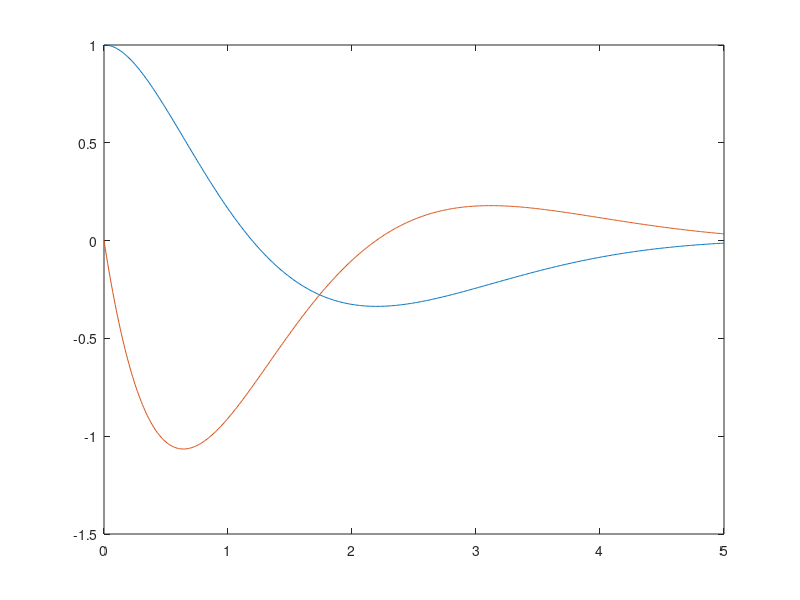

MATLAB code for this plot:
clear

% 状態表現
m = 0.1;
d = 0.01;
L = 0.1;
I = (1/3)*m*L^2;

A = [0 1; 0 -d/I];
B = [0; 1/I];
C = [1 0];
D = 0;

u = 0;
x0 = [1; 0];
x = x0;
v = [0; 0];
dt = 0.01;

dx = A * x + B * u + v;
y = C * x;

r = 0;
dz = r - y;
z=0;
z = z + dz * dt;
xb = [x; z];

Ab = [A zeros(2, 1); -C 0];
Bb = [B; 0];
dxb = Ab * [x; z] + Bb * u + [v; r]


% 可制御性
Uc = [Bb Ab*Bb Ab^2*Bb];
det(Uc)

% ゲインを求める
p = [-1 -1+i -1-i];
K = place(Ab, Bb, p);
F = [K(1) K(2)];
k = -K(3);

t = 0 : dt : 5;
z = 0;
x1 = [];
x2 = [];
for n = t
    dxb = Ab * [x; z] + Bb * u + [v; r];
    x = x + dxb(1:2, 1) * dt;
    z = z + dxb(3) * dt;
    u = -F*x + k*z;
    
    x1 = [x1 x(1)];
    x2 = [x2 x(2)];

end

plot(t, x1, t, x2)
